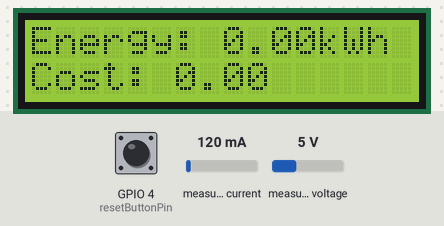
A sketch run on a simulated ESP32. On the bench: 16×2 character LCD. The inputs (shaded band) are chosen by the test bench; at power-on: measured current 120 mA, measured voltage 5 V, GPIO 4 (resetButtonPin) HIGH. WiFi joins after 1.5 s; servers stay silent unless stated; EEPROM starts erased; what the sketch prints to the serial monitor is not drawn.

Above: at 4.7 s.
4.8 s: measured current set to 40 mA
At 7.1 s:
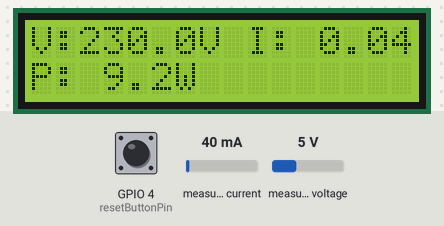
11.2 s: measured voltage set to 0.3 V
At 14.4 s:
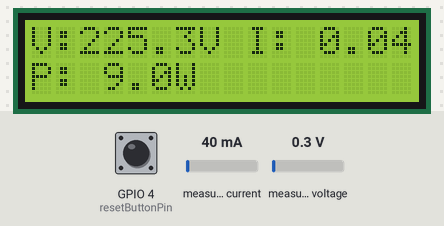
17.6 s: measured current set to 500 mA
At 18.7 s:
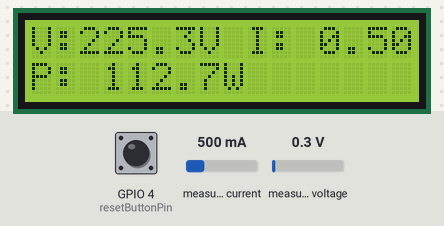
21.6 s: measured voltage set to 3.8 V
At 23.0 s:
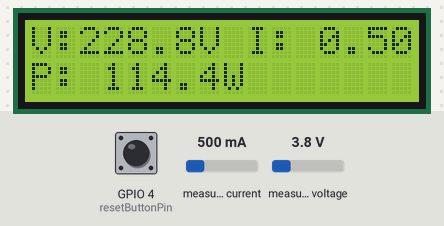
25.6 s: measured current set to 1000 mA
At 27.2 s:
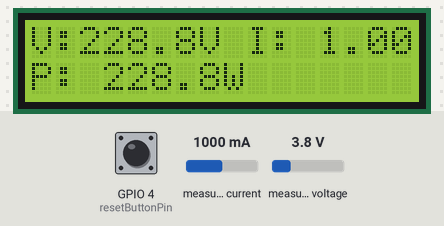
29.6 s: measured voltage set to 7.5 V
At 31.4 s:
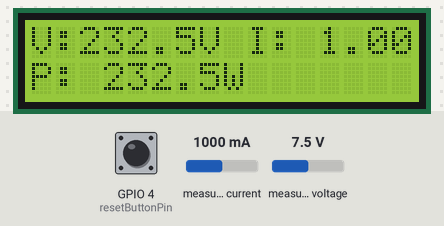
Timing chart, 0 to 32.9 s (numbered marks = the images above; inputs shaded):
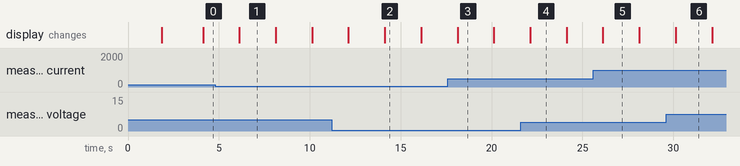

Measured:
- after the input at 4.8 s, the display: changes after 1.3 s (image 1)
- after the input at 11.2 s, the display: first differs from a run without the input after 2.9 s (image 2)
- after the input at 17.6 s, the display: changes after 0.53 s (image 3)
- after the input at 21.6 s, the display: changes after 0.53 s (image 4)
- after the input at 25.6 s, the display: changes after 0.53 s (image 5)
- what the display in image 1 shows lasts 2.0 s, from 6.1 s to 8.1 s

The sketch:

sketch_dec2a.ino
```cpp
#include <EmonLib.h>
#include <EEPROM.h>
#include <WiFi.h>
#include <BlynkSimpleEsp32.h>
#include <Wire.h>
#include <LiquidCrystal_I2C.h>

#define BLYNK_TEMPLATE_ID "YOUR_TEMPLATE_ID"
#define BLYNK_TEMPLATE_NAME "IoT Energy Meter"
#define BLYNK_PRINT Serial

LiquidCrystal_I2C lcd(0x27, 16, 2);

const float vCalibration    = 200;
const float currCalibration = 0.25;

const char auth[] = "YOUR_BLYNK_AUTH_TOKEN";
const char ssid[] = "YOUR_WIFI_SSID";
const char pass[] = "YOUR_WIFI_PASSWORD";

EnergyMonitor emon;
BlynkTimer timer;

float kWh  = 0.0;
float cost = 0.0;

const float       ratePerKwh    = 7;
unsigned long     lastMillis    = millis();
const int         addrKwh       = 12;
const int         addrCost      = 16;
int               displayPage   = 0;
const int         resetButtonPin = 4;

void sendEnergyDataToBlynk();
void readEnergyDataFromEEPROM();
void saveEnergyDataToEEPROM();
void updateLCD();
void changeDisplayPage();
void resetEEPROM();

// ──────────────────────────────────────────────
void setup() {
  Serial.begin(115200);
  WiFi.begin(ssid, pass);
  while (WiFi.status() != WL_CONNECTED) {
    delay(500);
  }
  Blynk.begin(auth, ssid, pass);
  lcd.init();
  lcd.backlight();
  EEPROM.begin(32);
  pinMode(resetButtonPin, INPUT_PULLUP);
  emon.voltage(35, vCalibration, 0);
  emon.current(34, currCalibration);
  timer.setInterval(2000L, sendEnergyDataToBlynk);
  timer.setInterval(2000L, changeDisplayPage);
  Serial.println("Setup complete");
}

void loop() {
  Blynk.run();
  timer.run();
  if (digitalRead(resetButtonPin) == LOW) {
    delay(200);
    if (digitalRead(resetButtonPin) == LOW) {
      resetEEPROM();
    }
  }
}

// ──────────────────────────────────────────────
void sendEnergyDataToBlynk() {
  emon.calcVI(20, 2000);
  float Vrms = emon.Vrms;
  float Irms = emon.Irms;

  if (!isnan(Vrms) && !isnan(Irms)) {
    if (Vrms < 20.0) { Vrms = 0; }
    if (Irms < 0.3)  { Irms = 0; }

    unsigned long currentMillis = millis();
    kWh  += emon.apparentPower * (currentMillis - lastMillis) / 3600000000.0;
    lastMillis = currentMillis;
    cost = kWh * ratePerKwh;

    saveEnergyDataToEEPROM();

    Blynk.virtualWrite(V0, Vrms);
    Blynk.virtualWrite(V1, Irms);
    Blynk.virtualWrite(V2, emon.apparentPower);
    Blynk.virtualWrite(V3, kWh);
    Blynk.virtualWrite(V4, cost);

    updateLCD();
  } else {
    Serial.println("Invalid voltage/current readings");
  }
}

void readEnergyDataFromEEPROM() {
  EEPROM.get(addrKwh, kWh);
  EEPROM.get(addrCost, cost);
  if (isnan(kWh)) {
    kWh = 0.0;
    saveEnergyDataToEEPROM();
  }
  if (isnan(cost)) {
    cost = 0.0;
    saveEnergyDataToEEPROM();
  }
}

void saveEnergyDataToEEPROM() {
  EEPROM.put(addrKwh, kWh);
  EEPROM.put(addrCost, cost);
  EEPROM.commit();
}

void updateLCD() {
  lcd.clear();
  if (displayPage == 0) {
    lcd.setCursor(0, 0);
    lcd.printf("V:%.1fV I: %.2fA", emon.Vrms, emon.Irms);
    lcd.setCursor(0, 1);
    lcd.printf("P: %.1fW", emon.apparentPower);
  } else if (displayPage == 1) {
    lcd.setCursor(0, 0);
    lcd.printf("Energy: %.2fkWh", kWh);
    lcd.setCursor(0, 1);
    lcd.printf("Cost: %.2f", cost);
  }
}

void changeDisplayPage() {
  displayPage = (displayPage + 1) % 2;
  updateLCD();
}

void resetEEPROM() {
  kWh  = 0.0;
  cost = 0.0;
  saveEnergyDataToEEPROM();
}
```
